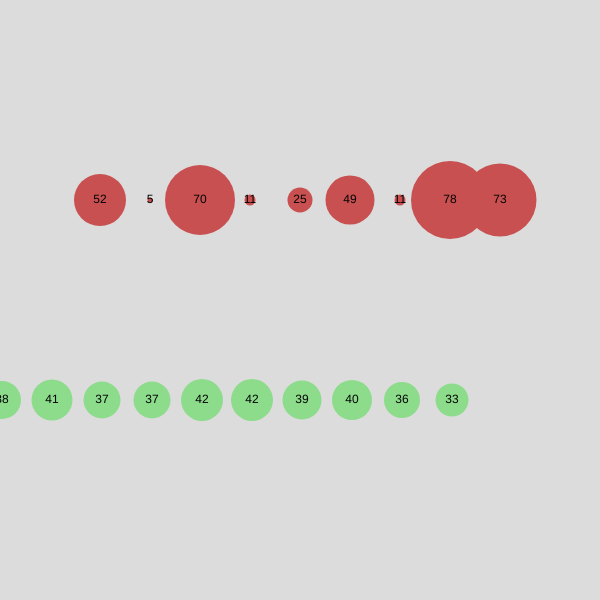
Frame 1 (no input)
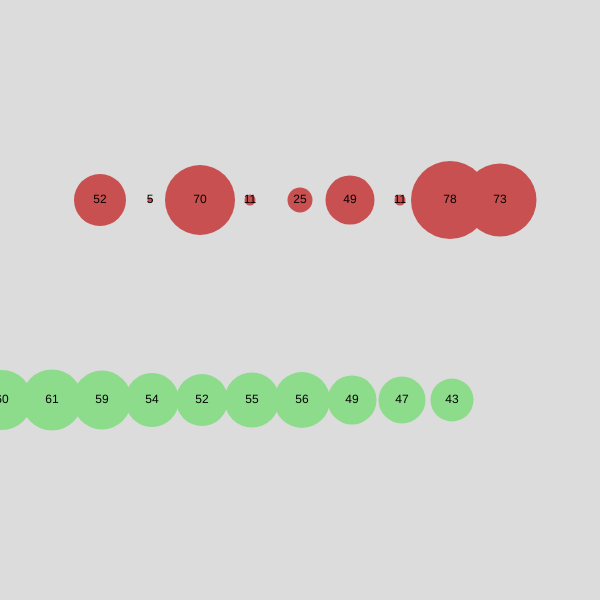
Frame 60 (no input)
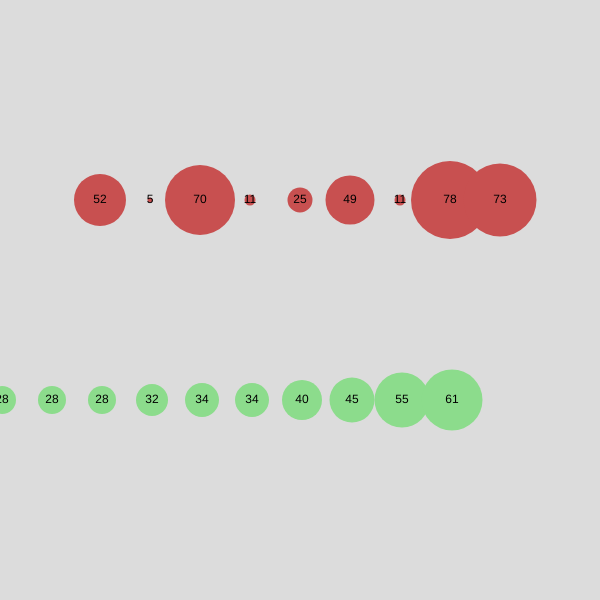
Frame 120 (the mouse pressed at the canvas centre since frame 60)

The p5.js sketch that drew these frames (run headless with seeded random() and noise() and a simulated clock; from frame 60 on, the mouse is pressed at the canvas centre):

// p5.js sketch
// ── sketch.js
// Random vs Noise
// My. Scott
// Feb 28th, 2025
//
// A look at different ways to use
// Unpredictablity in our programs..

let mySeed;
let noiseStart = 5
let noiseTime;
let noiseSpeed = 0.1;
let randomNum;

function setup() {
  createCanvas(600,600);
  textAlign(CENTER,CENTER);
  mySeed = random(1000);
  //randomNumbers();
}

function draw() {
  noiseTime = noiseStart;
  randomSeed(mySeed);
  background(220);
  randomNumbers();
  noiseNumber();
  noiseStart += noiseSpeed;
}

function noiseNumber(){
  //display a line of several numbers
  //generated wit hthe noise() function. 1-100
  let x = 2;
  while (x <= 500){
    let randomNum = noise(noiseTime);
    randomNum = round(map(randomNum, 0, 1, 1, 100)); // 1-100
  
    fill(140,220,140);
    circle(x,400,randomNum);
    fill(0);
    text(randomNum, x , 400);
    x += 50;
    noiseTime += noiseSpeed;
  }




}

function randomNumbers(){
  //display a line of several numbers generateds
  //with the random() function. 1-100
  // - these should be uniformly distrubted.
  let x = 100 //100, 150, 200, 250....500
  while (x <= 500){
    let randomNum = round(random(1,100));
    fill(200,80,80); noStroke();
    circle(x,200, randomNum);
    fill(0);
    text(randomNum, x, 200);
    x += 50;
  }

}
